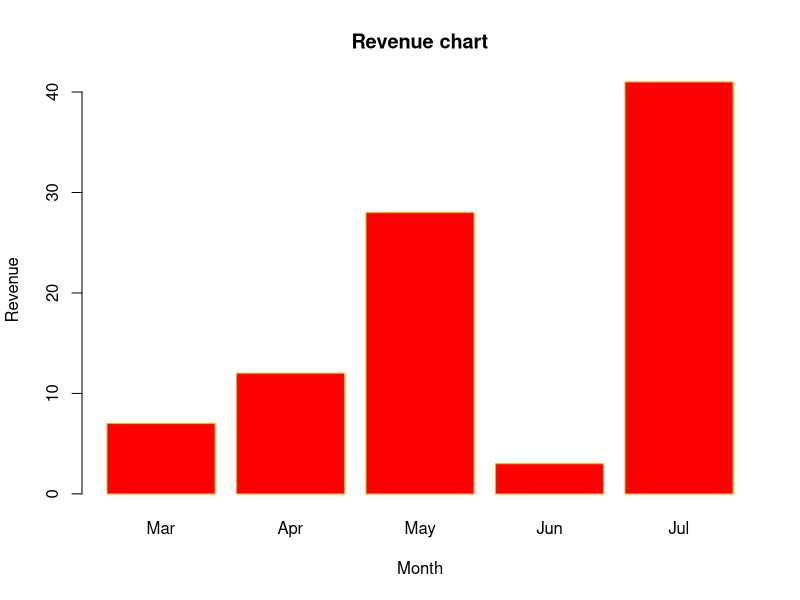

Generate this figure with R:
# Create the data for the chart
H <- c(7,12,28,3,41)
M <- c("Mar","Apr","May","Jun","Jul")

# Give the chart file a name
png(file = "barchart_months_revenue.png")

# Plot the bar chart 
barplot(H,names.arg=M,xlab="Month",ylab="Revenue",col="red",
main="Revenue chart",border="orange")

# Save the file
dev.off()